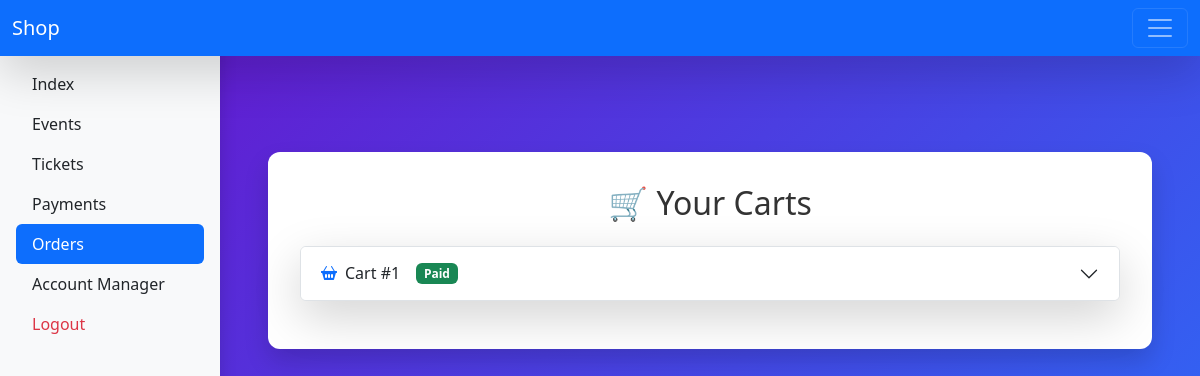
Before: /panel/orders/ (signed in) with the older database file.
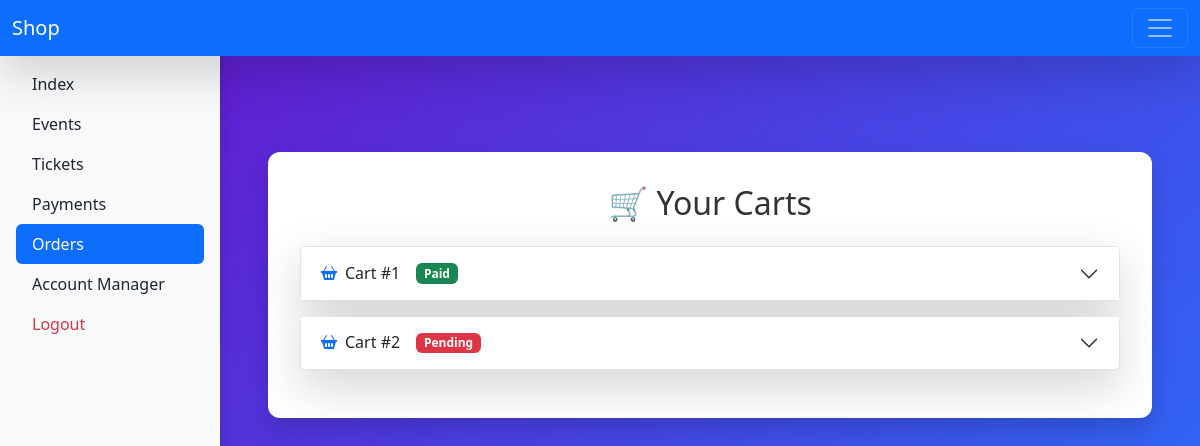
After: the same page with the newer database file.
### cart/models.py (models this page shows, shortened)
class CartModel(models.Model):
    user = models.ForeignKey(User, on_delete=models.CASCADE, related_name='carts')
    tickets = models.ManyToManyField(Ticket)
    total_price = models.IntegerField()
    paid = models.BooleanField(default=False)
    discount = models.ForeignKey(DiscountCode, on_delete=models.CASCADE, related_name='carts', null=True, blank=True)

### panel/views.py (the view)
# urls.py: path('orders/', views.OrdersView.as_view(), name='orders'),
class OrdersView(ListView):
    model = CartModel
    template_name = 'panel/orders.html'
    context_object_name = 'carts'
    def get_queryset(self):
        return CartModel.objects.filter(user=self.request.user)

### cart/cart.py (called while the page is built)
    def __len__(self):
        return sum(item['quantity'] for item in self.cart.values())

### cart/context_proccessors.py (called while the page is built)
def cart(request):
    return {'cart' : Cart(request)}

### cart/models.py (called while the page is built)
    def get_total_price(self):
        return int(self.quantity) * int(self.event.price_per_ticket)

### panel/templates/panel/orders.html (shortened to what this page needs)
{% extends 'panel/panel_base.html' %}
{% block content %}
<link href="https://cdn.jsdelivr.net/npm/bootstrap-icons@1.10.5/font/bootstrap-icons.css" rel="stylesheet">
<div class="container my-5">
    <h2 class="mb-4 text-center">🛒 Your Carts</h2>
    {% if carts %}
        <div class="accordion" id="cartAccordion">
            {% for cart in carts %}
                <div class="accordion-item mb-3 shadow-lg rounded">
                    <h2 class="accordion-header" id="heading{{ forloop.counter }}">
                        <button class="accordion-button collapsed" type="button" data-bs-toggle="collapse" data-bs-target="#collapse{{ forloop.counter }}" aria-expanded="false" aria-controls="collapse{{ forloop.counter }}">
                            <i class="bi bi-basket2-fill me-2 text-primary"></i>
                            Cart #{{ forloop.counter }}
                            {% if cart.paid %}
                                <span class="badge bg-success ms-3">Paid</span>
                            {% else %}
                                <span class="badge bg-danger ms-3">Pending</span>
                            {% endif %}
                        </button>
                    </h2>
                </div>
            {% endfor %}
        </div>
    {% else %}
        <div class="alert alert-info text-center" role="alert">
            <i class="bi bi-cart-x-fill me-2"></i>No carts found.
        </div>
    {% endif %}
</div>
{% endblock %}

Changed rows visible on the page:
added CartModel: paid "Pending"
